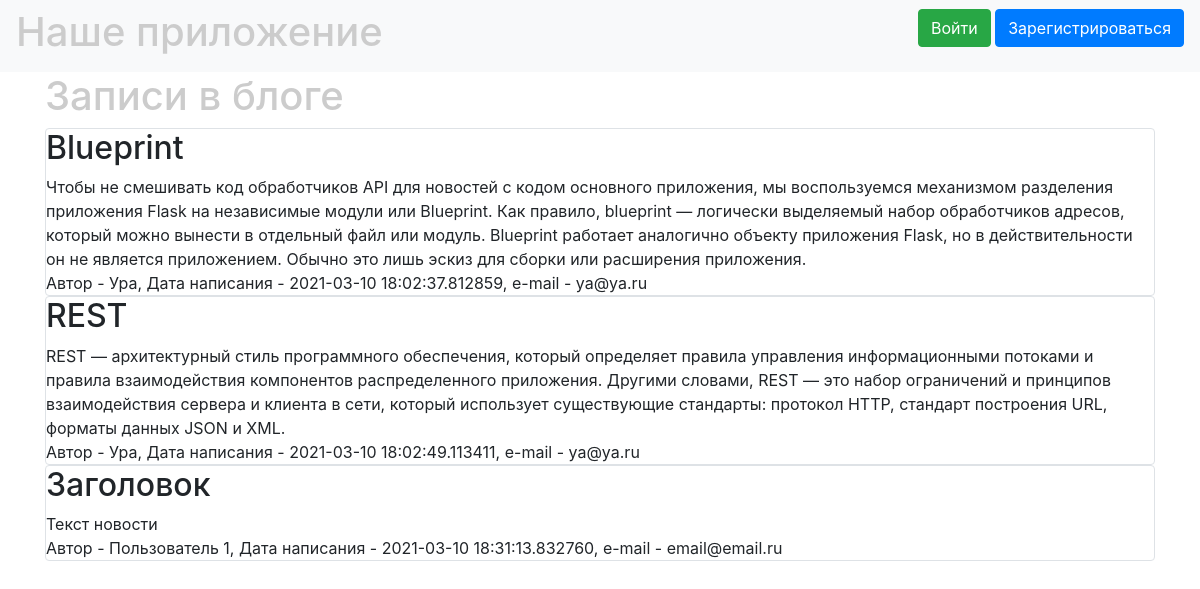
The page / on the database its author committed.
### data/news.py (models this page shows, shortened)
class News(SqlAlchemyBase, SerializerMixin):
    __tablename__ = 'news'
    id = sqlalchemy.Column(sqlalchemy.Integer,
                           primary_key=True, autoincrement=True)
    title = sqlalchemy.Column(sqlalchemy.String, nullable=True)
    content = sqlalchemy.Column(sqlalchemy.String, nullable=True)
    created_date = sqlalchemy.Column(sqlalchemy.DateTime,
                                     default=datetime.datetime.now)
    is_private = sqlalchemy.Column(sqlalchemy.Boolean, default=True)
    user_id = sqlalchemy.Column(sqlalchemy.Integer,
                                sqlalchemy.ForeignKey("users.id"))
    user = orm.relation('User')
    categories = orm.relation("Category",
                              secondary="association",
                              backref="news")

### data/users.py (models this page shows, shortened)
class User(SqlAlchemyBase, UserMixin, SerializerMixin):
    __tablename__ = 'users'
    id = sqlalchemy.Column(sqlalchemy.Integer,
                           primary_key=True, autoincrement=True)
    name = sqlalchemy.Column(sqlalchemy.String, nullable=True)
    about = sqlalchemy.Column(sqlalchemy.String, nullable=True)
    email = sqlalchemy.Column(sqlalchemy.String,
                              index=True, unique=True, nullable=True)
    hashed_password = sqlalchemy.Column(sqlalchemy.String, nullable=True)
    created_date = sqlalchemy.Column(sqlalchemy.DateTime,
                                     default=datetime.datetime.now)
    news = orm.relation("News", back_populates='user')

### main.py (the view)
@app.route("/")
def index():
    db_sess = db_session.create_session()
    if current_user.is_authenticated:
        news = db_sess.query(News).filter(
            (News.user == current_user) | (News.is_private != True))
    else:
        news = db_sess.query(News).filter(News.is_private != True)
    return render_template("index.html", news=news)

### data/db_session.py (called while the page is built)
def create_session() -> Session:
    global __factory
    return __factory()

### templates/index.html (shortened to what this page needs)
{% extends "base.html" %}
{% block content %}
<h1>Записи в блоге</h1>
{% for item in news%}
<div class="col-md6 border rounded">
    <h2>{{item.title}}</h2>
    <div>
        {{item.content}}
    </div>
    <div>
        Автор - {{item.user.name}}, Дата написания - {{item.created_date}}, e-mail - {{item.user.email}}
    </div>
</div>
{% endfor %}
{% endblock %}

### templates/base.html (shortened to what this page needs)
<!doctype html>
<html lang="en">
<head>
    <link rel="stylesheet"
          href="https://stackpath.bootstrapcdn.com/bootstrap/4.4.1/css/bootstrap.min.css"
>
    <link rel="stylesheet" href="/static/css/style.css">
</head>
<body>
<header>
    <nav class="navbar navbar-light bg-light">
        <h1>Наше приложение</h1>
            <p>
        {% if current_user.is_authenticated %}
            <a class="navbar-brand" href="/logout">{{ current_user.name }}</a>
        {% else %}
                <a class="btn btn-success" href="/login">Войти</a>
                <a class="btn btn-primary " href="/register">Зарегистрироваться</a>
            </p>
        {% endif %}
    </nav>
</header>
<main role="main" class="container">
    {% block content %}{% endblock %}
</main>
</body>
</html>

### static/css/style.css (style rules this page uses)
h1 { color: #cccccc; }

### rows shown on the page
News: title "Blueprint", content "Чтобы не смешивать код обработчиков API для новостей с кодом основного приложения, мы воспользуемся механизмом разделения приложения Flask на независимые модули или Blueprint. Как правило, blueprint — логически выделяемый набор обработчиков адресов, который можно вынести в отдельный файл или модуль. Blueprint работает аналогично объекту приложения Flask, но в действительности он не является приложением. Обычно это лишь эскиз для сборки или расширения приложения.", user.name "Ура", created_date "2021-03-10 18:02:37.812859", user.email "ya@ya.ru"
News: title "REST", content "REST — архитектурный стиль программного обеспечения, который определяет правила управления информационными потоками и правила взаимодействия компонентов распределенного приложения. Другими словами, REST — это набор ограничений и принципов взаимодействия сервера и клиента в сети, который использует существующие стандарты: протокол HTTP, стандарт построения URL, форматы данных JSON и XML.", user.name "Ура", created_date "2021-03-10 18:02:49.113411", user.email "ya@ya.ru"
News: title "Заголовок", content "Текст новости", user.name "Пользователь 1", created_date "2021-03-10 18:31:13.832760", user.email "email@email.ru"
